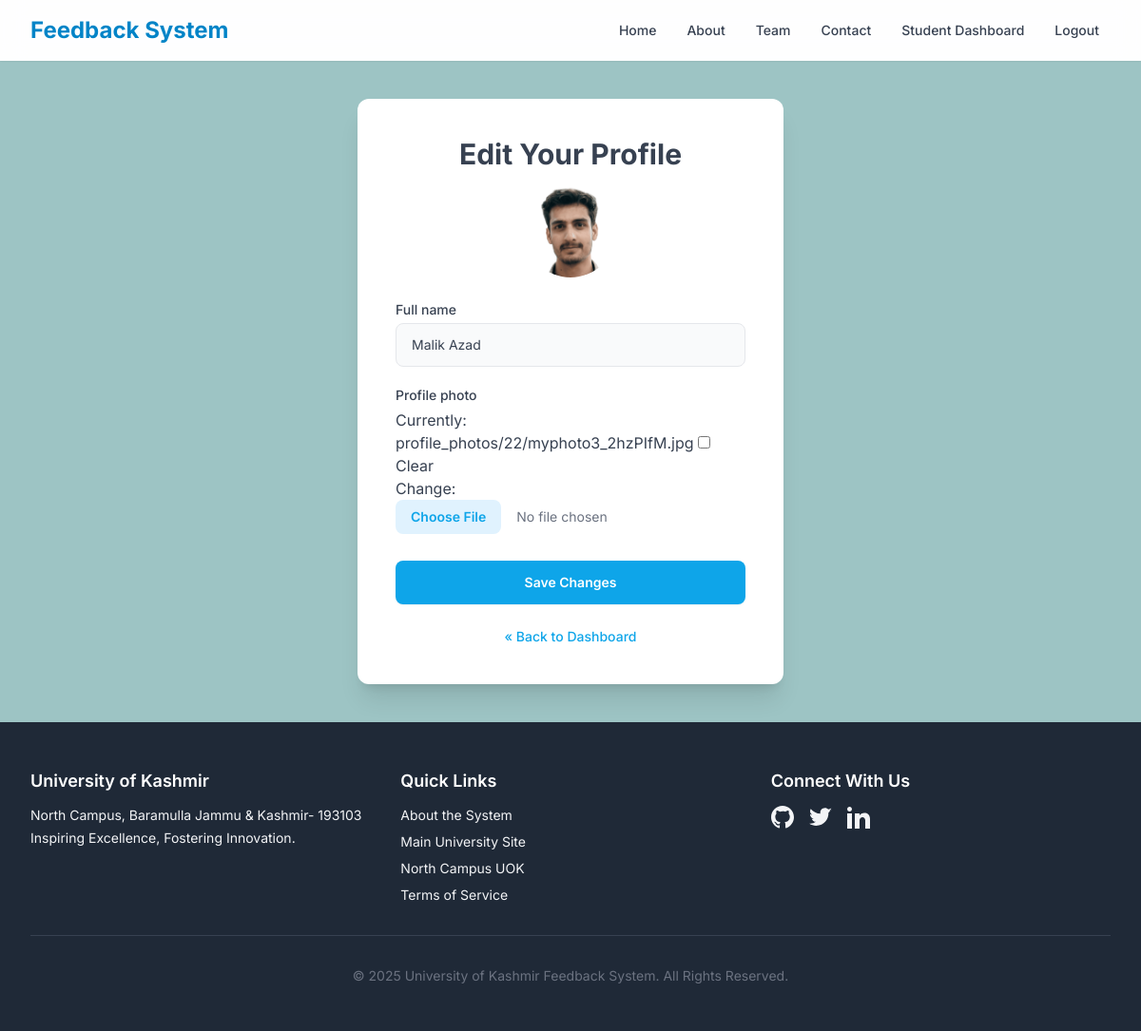
Page /profile/edit/ (signed in) on the committed database.
### core/models.py (models this page shows, shortened)
class Profile(models.Model):
    ROLE_CHOICES = [
        ('STUDENT', 'Student'),
        ('COORDINATOR', 'Coordinator'),
        ('ADMIN', 'Admin'),
    ]
    BATCH_YEAR_CHOICES = [
        (year, str(year)) for year in range(2015, timezone.now().year + 2)
    ]
    user = models.OneToOneField(
        User, on_delete=models.CASCADE, related_name='profile'
    )
    full_name = models.CharField(max_length=255, blank=True, null=True)
    enrollment_no = models.CharField(
        max_length=50, unique=True,
        help_text="Display/Record Enrollment No. (Mirrors login ID)",
        blank=True, null=True
    )
    role = models.CharField(
        max_length=20, choices=ROLE_CHOICES, default='STUDENT'
    )
    department = models.ForeignKey(
        Department, on_delete=models.SET_NULL,
        null=True, blank=True, related_name='profiles'
    )
    batch_start_year = models.IntegerField(
        choices=BATCH_YEAR_CHOICES, null=True, blank=True
    )
    profile_photo = models.ImageField(
        upload_to=profile_photo_path, null=True, blank=True
    )
    is_verified = models.BooleanField(
        default=False,
        help_text="Set to True once the coordinator approves the registration."
    )

### core/views.py (the view)
# urls.py: path('profile/edit/', views.edit_profile_view, name='edit_profile'),
@login_required(login_url='core:login')
@user_passes_test(is_student, login_url='core:landing_page')
def edit_profile_view(request):
    profile = get_object_or_404(Profile, user=request.user)
    if request.method == 'POST':
        form = EditProfileForm(request.POST, request.FILES, instance=profile)
        if form.is_valid():
            form.save()
            messages.success(request, "Your profile has been updated successfully!")
            return redirect('core:student_dashboard')
        else: messages.error(request, "Please correct the errors below.")
    else: form = EditProfileForm(instance=profile)
    context = {'form': form, 'profile': profile }
    return render(request, 'core/edit_profile.html', context)

### core/forms.py
class EditProfileForm(forms.ModelForm):
    class Meta:
        model = Profile
        fields = ['full_name', 'profile_photo']
        widgets = {
            'full_name': forms.TextInput(attrs={'placeholder': 'Your Full Name'}),
            'profile_photo': forms.ClearableFileInput(),
        }
    def __init__(self, *args, **kwargs):
        super().__init__(*args, **kwargs)
        input_classes = 'w-full px-4 py-3 rounded-lg bg-gray-50 border border-gray-200 focus:border-custom-blue focus:bg-white focus:outline-none text-sm text-gray-700 placeholder-gray-400'
        if 'full_name' in self.fields:
            self.fields['full_name'].widget.attrs.update({'class': input_classes})
        if 'profile_photo' in self.fields and self.fields['profile_photo']:
            self.fields['profile_photo'].widget.attrs.update({
                'class': 'w-full text-sm text-gray-500 file:mr-4 file:py-2 file:px-4 file:rounded-lg file:border-0 file:text-sm file:font-semibold file:bg-custom-blue-light file:text-custom-blue hover:file:bg-custom-blue-darker'
            })

### core/views.py (called while the page is built)
def is_student(user): return hasattr(user, 'profile') and user.profile.role == 'STUDENT'

### core/templates/core/edit_profile.html (shortened to what this page needs)
{% extends "core/base.html" %}
{% load static %}
{% block content %}
<div class="min-h-full flex items-center justify-center py-10 px-4 sm:px-6 lg:px-8 bg-brand-bg">
    <div class="max-w-md w-full space-y-6 bg-white p-8 sm:p-10 rounded-xl shadow-xl">
        <div>
            <h2 class="text-center text-3xl font-bold text-custom-gray-dark">
                Edit Your Profile
            </h2>
            {% if profile.profile_photo %}
                <img src="{{ profile.profile_photo.url }}" alt="Current Profile Photo" class="mt-4 mx-auto h-24 w-24 rounded-full object-cover">
            {% else %}
                <div class="mt-4 mx-auto h-24 w-24 rounded-full bg-custom-gray-light flex items-center justify-center text-custom-gray-darker text-4xl font-semibold">
                    {{ user.username|slice:":1"|upper }}
                </div>
            {% endif %}
        </div>
        <form class="space-y-5" method="POST" enctype="multipart/form-data" novalidate>
            {% for field in form.visible_fields %}
                <div class="field-wrapper">
                    <label for="{{ field.id_for_label }}" class="block text-sm font-medium text-custom-gray-dark mb-1">
                        {{ field.label }}
                    </label>
                    {{ field }}
                </div>
            {% endfor %}
            <div class="pt-2">
                <button type="submit" class="w-full flex justify-center py-3 px-4 border border-transparent rounded-lg shadow-sm text-sm font-semibold text-white bg-custom-blue hover:bg-custom-blue-dark focus:outline-none focus:ring-2 focus:ring-offset-2 focus:ring-custom-blue-dark transition duration-150 ease-in-out">
                    Save Changes
                </button>
            </div>
        </form>
        <p class="mt-6 text-center text-sm text-custom-gray">
            <a href="{% url 'core:student_dashboard' %}" class="font-medium text-custom-blue hover:text-custom-blue-dark hover:underline">
                « Back to Dashboard
            </a>
        </p>
    </div>
</div>
{% endblock content %}

### rows in the picture
Profile: profile_photo (picture), visible_fields "Malik Azad"

### other values in the picture
{{ field.label }} "Full name" "Profile photo"
